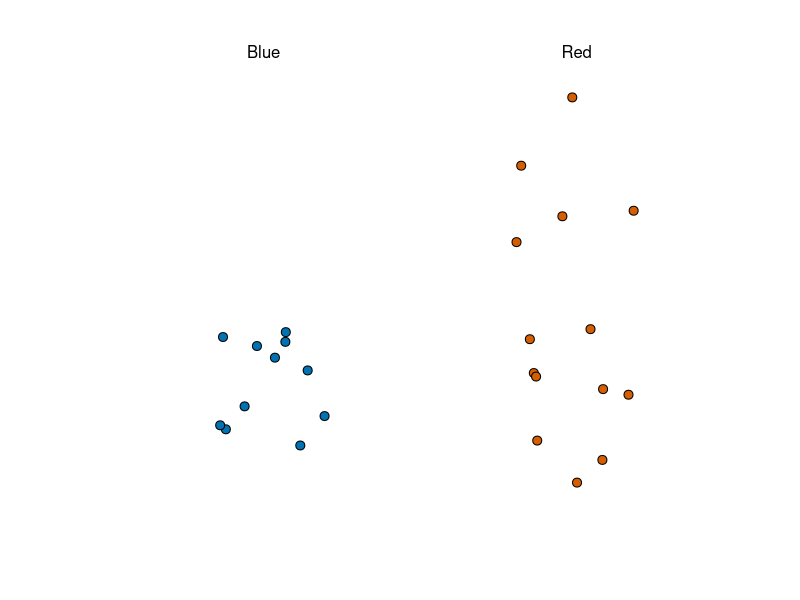

Reproduce this figure in R. (Note: this script raises an error after producing the figure.)
## ---- chunk 1
library(tidyverse)
library(dslabs)
take_poll(25)
## ---- chunk 2
sqrt(p*(1-p))/sqrt(1000)
## ---- chunk 3
N <- 25
p <- seq(0, 1, length = 100)
se <- sqrt(p*(1-p)/N)
plot(p, se)
## ---- chunk 4
p <- seq(0, 1, length = 100)
sample_sizes <- c(25, 100, 1000)
for(N in sample_sizes){
  se <- sqrt(p*(1-p)/N)
  plot(p, se, ylim = c(0,0.5/sqrt(25)))
}
## ---- chunk 5
N <- 25
p <- 0.45
2*sqrt(p*(1-p)/N)
## ---- chunk 6
x_hat <- 0.48
se <- sqrt(x_hat*(1-x_hat)/25)
se
## ---- chunk 7
pnorm(0.01/se) - pnorm(-0.01/se)
## ---- chunk 8
1.96*se
## ---- chunk 9
pnorm(1.96)-pnorm(-1.96)
## ---- chunk 10
B <- 10000
N <- 1000
x_hat <- replicate(B, {
  x <- sample(c(0,1), size = N, replace = TRUE, prob = c(1-p, p))
  mean(x)
})
## ---- chunk 11
p <- 0.45
N <- 1000

x <- sample(c(0,1), size = N, replace = TRUE, prob = c(1-p, p))
x_hat <- mean(x)
## ---- chunk 12
mean(x_hat)
sd(x_hat)
## ---- chunk 13
knitr::include_graphics("normal-approximation-for-polls-1.png")
## ---- chunk 14
knitr::include_graphics("standard-error-versus-p-1.png")
## ---- chunk 15
take_sample <- function(p, N) {
  X <- sample(c(1,0), N, replace = TRUE, prob = c(p,1-p))
  mean(X)
}
## ---- chunk 16
set.seed(1)
errors <- replicate(10000, take_sample(0.45, 100) - 0.45)
## ---- chunk 17
mean(errors)
hist(errors)
## ---- chunk 18
# c. The errors are symmetrically distributed around 0.
## ---- chunk 19
mean(abs(errors))
## ---- chunk 20
sqrt(mean(errors^2))
## ---- chunk 21
p <- 0.45
N <- 100
sqrt(p*(1-p)/N)
## ---- chunk 22
p <- 0.45
N <- 100
set.seed(1)
X <- sample(c(1,0), N, replace = TRUE, p = c(p, 1 - p))
X_ <- mean(X)
sqrt(X_*(1-X_)/N)
## ---- chunk 23
N <- seq(100, 5000)
p <- 0.5
se <- sqrt(p*(1-p)/N)
plot(N, se)
# c. 2,500
## ---- chunk 24
# b. approximately normal with expected value p and standard error √p(1−p)/N.
## ---- chunk 25
# b. approximately normal with expected value 0 and standard error √p(1−p)/N.
## ---- chunk 26
p <- 0.45
N <- 100
B <- 10000
set.seed(1)
errors <- replicate(B, take_sample(p, N) - p)
qqnorm(errors)
qqline(errors)
## ---- chunk 27
p <- 0.45
N <- 100
1-pnorm(0.5, p, sqrt(p*(1-p)/N))
## ---- chunk 28
N <-100
X_ <- 0.51
se_ <- sqrt(X_*(1-X_)/N)
1 - pnorm(0.01, 0, se_) + pnorm(-0.01, 0, se_)
## ---- chunk 29
knitr::include_graphics("first-confidence-intervals-example-1.png")
## ---- chunk 30
p <- 0.45
N <- 1000
## ---- chunk 31
x <- sample(c(0, 1), size = N, replace = TRUE, prob = c(1-p, p))
x_hat <- mean(x)
se_hat <- sqrt(x_hat * (1 - x_hat) / N)
c(x_hat - 1.96 * se_hat, x_hat + 1.96 * se_hat)
## ---- chunk 32
x <- sample(c(0,1), size=N, replace=TRUE, prob=c(1-p, p))
x_hat <- mean(x)
se_hat <- sqrt(x_hat * (1 - x_hat) / N)
c(x_hat - 1.96 * se_hat, x_hat + 1.96 * se_hat)
## ---- chunk 33
pnorm(1.96) - pnorm(-1.96)
## ---- chunk 34
z <- qnorm(0.995)
z
## ---- chunk 35
pnorm(z) - pnorm(-z)
## ---- chunk 36
qnorm(0.975)
## ---- chunk 37
N <- 1000
B <- 10000
inside <- replicate(B, {
  x <- sample(c(0,1), size = N, replace = TRUE, prob = c(1-p, p))
  x_hat <- mean(x)
  se_hat <- sqrt(x_hat * (1 - x_hat) / N)
  between(p, x_hat - 1.96 * se_hat, x_hat + 1.96 * se_hat)
})
mean(inside)
## ---- chunk 38
knitr::include_graphics("confidence-interval-coverage-1.png")
## ---- chunk 39
library(dslabs)
data("polls_us_election_2016")
## ---- chunk 40
library(tidyverse)
polls <- polls_us_election_2016 %>% 
  filter(enddate >= "2016-10-31" & state == "U.S.") 
## ---- chunk 41
N <- polls$samplesize[1]
x_hat <- polls$rawpoll_clinton[1]/100
## ---- chunk 42
se_hat <- sqrt(x_hat*(1-x_hat)/N)
x_hat - pnorm(0.975)*se_hat
x_hat + pnorm(0.975)*se_hat
## ---- chunk 43
polls %>% mutate(x_hat = polls$rawpoll_clinton/100, se_hat = sqrt(x_hat*(1-x_hat)/samplesize),
                 lower = x_hat - pnorm(0.975)*se_hat, upper = x_hat + pnorm(0.975)*se_hat) %>%
  select(pollster, enddate, x_hat, lower, upper)
## ---- chunk 44
polls %>% mutate(x_hat = polls$rawpoll_clinton/100, se_hat = sqrt(x_hat*(1-x_hat)/samplesize),
                 lower = x_hat - pnorm(0.975)*se_hat, upper = x_hat + pnorm(0.975)*se_hat) %>%
  select(pollster, enddate, x_hat, lower, upper) %>% mutate(hit = lower<=0.482 & upper>=0.482)
## ---- chunk 45
polls %>% mutate(x_hat = polls$rawpoll_clinton/100, se_hat = sqrt(x_hat*(1-x_hat)/samplesize),
                 lower = x_hat - pnorm(0.975)*se_hat, upper = x_hat + pnorm(0.975)*se_hat) %>%
  select(pollster, enddate, x_hat, lower, upper) %>% mutate(hit = lower<=0.482 & upper>=0.482) %>% summarize(mean(hit))
## ---- chunk 46
# 0.95
## ---- chunk 47
polls <- polls_us_election_2016 %>% 
  filter(enddate >= "2016-10-31" & state == "U.S.")  %>%
  mutate(d_hat = rawpoll_clinton / 100 - rawpoll_trump / 100)
## ---- chunk 48
N <- polls$samplesize[1]
d_hat <- polls$d_hat[1]
x_hat <- (d_hat+1)/2
se_hat <- 2*sqrt(x_hat*(1-x_hat)/N)
d_hat - pnorm(0.975)*se_hat
d_hat + pnorm(0.975)*se_hat
## ---- chunk 49
polls %>% mutate(X_hat = (d_hat+1)/2, se_hat = 2*sqrt(X_hat*(1-X_hat)/samplesize), lower = d_hat - qnorm(0.975)*se_hat, upper = d_hat + qnorm(0.975)*se_hat) %>% select(pollster, enddate, d_hat, lower, upper) %>% mutate(hit = lower<=0.021 & upper>=0.021)
## ---- chunk 50
polls %>% mutate(X_hat = (d_hat+1)/2, se_hat = 2*sqrt(X_hat*(1-X_hat)/samplesize), lower = d_hat - qnorm(0.975)*se_hat, upper = d_hat + qnorm(0.975)*se_hat) %>% select(pollster, enddate, d_hat, lower, upper) %>% mutate(hit = lower<=0.021 & upper>=0.021) %>% summarize(mean(hit))
## ---- chunk 51
polls %>% mutate(error = d_hat - 0.021) %>% 
  ggplot(aes(pollster, error)) +
  geom_point() +
  theme(axis.text.x = element_text(angle = 90, hjust = 1))
## ---- chunk 52
polls %>% mutate(error = d_hat - 0.021) %>%
  group_by(pollster) %>%
  filter(n() >= 5) %>%
  ggplot(aes(pollster, error)) +
  geom_point() +
  theme(axis.text.x = element_text(angle = 90, hjust = 1))
## ---- chunk 53
N <- 25
x_hat <- 0.48
(2 * x_hat - 1) + c(-1.96, 1.96) * 2 * sqrt(x_hat * (1 - x_hat) / N)
## ---- chunk 54
N <- 100
z <- sqrt(N)*0.02/0.5
1 - (pnorm(z) - pnorm(-z))
## ---- chunk 55
library(tidyverse)
library(dslabs)
data("research_funding_rates")
research_funding_rates %>% select(discipline, applications_total, 
                                  success_rates_total) %>% head()
## ---- chunk 56
names(research_funding_rates)
## ---- chunk 57
totals <- research_funding_rates %>% 
  select(-discipline) %>% 
  summarize_all(sum) %>%
  summarize(yes_men = awards_men, 
            no_men = applications_men - awards_men, 
            yes_women = awards_women, 
            no_women = applications_women - awards_women) 
## ---- chunk 58
totals %>% summarize(percent_men = yes_men/(yes_men+no_men),
                     percent_women = yes_women/(yes_women+no_women))
## ---- chunk 59
tab <- matrix(c(3,1,1,3),2,2)
rownames(tab)<-c("Poured Before","Poured After")
colnames(tab)<-c("Guessed before","Guessed after")
tab
## ---- chunk 60
fisher.test(tab, alternative="greater")$p.value
## ---- chunk 61
totals %>% summarize(percent_men = yes_men/(yes_men+no_men),
                     percent_women = yes_women/(yes_women+no_women))
## ---- chunk 62
rate <- totals %>%
  summarize(percent_total = 
              (yes_men + yes_women)/
              (yes_men + no_men +yes_women + no_women)) %>%
  pull(percent_total)
rate
## ---- chunk 63
two_by_two <- data.frame(awarded = c("no", "yes"), 
                     men = c(totals$no_men, totals$yes_men),
                     women = c(totals$no_women, totals$yes_women))
two_by_two
## ---- chunk 64
data.frame(awarded = c("no", "yes"), 
       men = (totals$no_men + totals$yes_men) * c(1 - rate, rate),
       women = (totals$no_women + totals$yes_women) * c(1 - rate, rate))
## ---- chunk 65
chisq_test <- two_by_two %>% select(-awarded) %>% chisq.test()
## ---- chunk 66
chisq_test$p.value
## ---- chunk 67
odds_men <- with(two_by_two, (men[2]/sum(men)) / (men[1]/sum(men)))
odds_men
## ---- chunk 68
odds_women <- with(two_by_two, (women[2]/sum(women)) / (women[1]/sum(women)))
odds_women
## ---- chunk 69
odds_men / odds_women
## ---- chunk 70
log_or <- log(odds_men / odds_women)
se <- two_by_two %>% select(-awarded) %>%
  summarize(se = sqrt(sum(1/men) + sum(1/women))) %>%
  pull(se)
ci <- log_or + c(-1,1) * qnorm(0.975) * se
## ---- chunk 71
exp(ci)
## ---- chunk 72
2*(1 - pnorm(log_or, 0, se))
## ---- chunk 73
two_by_two %>% select(-awarded) %>%
  mutate(men = men*10, women = women*10) %>%
  chisq.test() %>% .$p.value
## ---- chunk 74
two_by_two <- data.frame(results = c("wins", "losses"), 
                     important_events = c(8, 9),
                     not_important_events = c(350-8, 150-9))
two_by_two
chisq_test <- two_by_two %>% select(-results) %>% chisq.test()
chisq_test$p.value
## ---- chunk 75
# c. Because the sum of the rows and columns of the two-by-two table are not fixed so      the hypergeometric distribution is not an appropriate assumption for the null         hypothesis. For this reason, Fisher’s exact test is rarely applicable with            observational data.
## ---- chunk 76
odds_important_events <- with(two_by_two, (important_events[1]/sum(important_events)) / (important_events[2]/sum(important_events)))
odds_not_important_events <- with(two_by_two, (not_important_events[1]/sum(not_important_events)) / (not_important_events[2]/sum(not_important_events)))
log_or <- log(odds_important_events / odds_not_important_events)
se <- two_by_two %>% select(-results) %>%
  summarize(se = sqrt(sum(1/important_events) + sum(1/not_important_events))) %>%
  pull(se)
ci <- log_or + c(-1,1) * qnorm(0.975) * se
exp(ci)
## ---- chunk 77
# c. Different approximations are used for the p-value and the confidence interval         calculation. If we had a larger sample size the match would be better.
## ---- chunk 78
two_by_two %>% select(-results) %>%
  mutate(important_events = important_events*10, not_important_events = not_important_events*10) %>%
  chisq.test() %>% .$p.value
